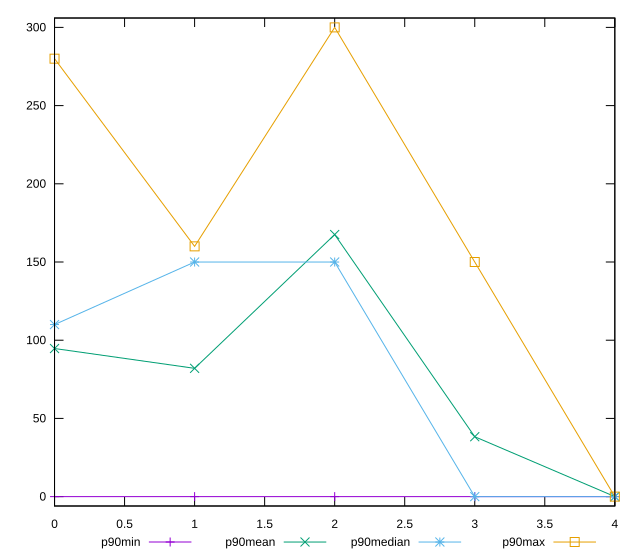

Reproduce this figure in gnuplot.
reset

$p90Min <<EOF
0 0
1 0
2 0
3 0
4 0
EOF

$p90Mean <<EOF
0 94.68085106382979
1 82.02127659574468
2 167.5531914893617
3 38.297872340425535
4 0
EOF

$p90Median <<EOF
0 110
1 150
2 150
3 0
4 0
EOF

$p90Max <<EOF
0 280
1 160
2 300
3 150
4 0
EOF

set key outside below
set xrange [0:4]
set yrange [-6:306]
set trange [-6:306]
set terminal svg size 640, 560 enhanced background rgb 'white'
set output "report_00017_2021-02-10T15-08-03.406Z/unused-css-rules/progression/value.svg"

plot $p90Min title "p90min" with linespoints, \
     $p90Mean title "p90mean" with linespoints, \
     $p90Median title "p90median" with linespoints, \
     $p90Max title "p90max" with linespoints

reset
